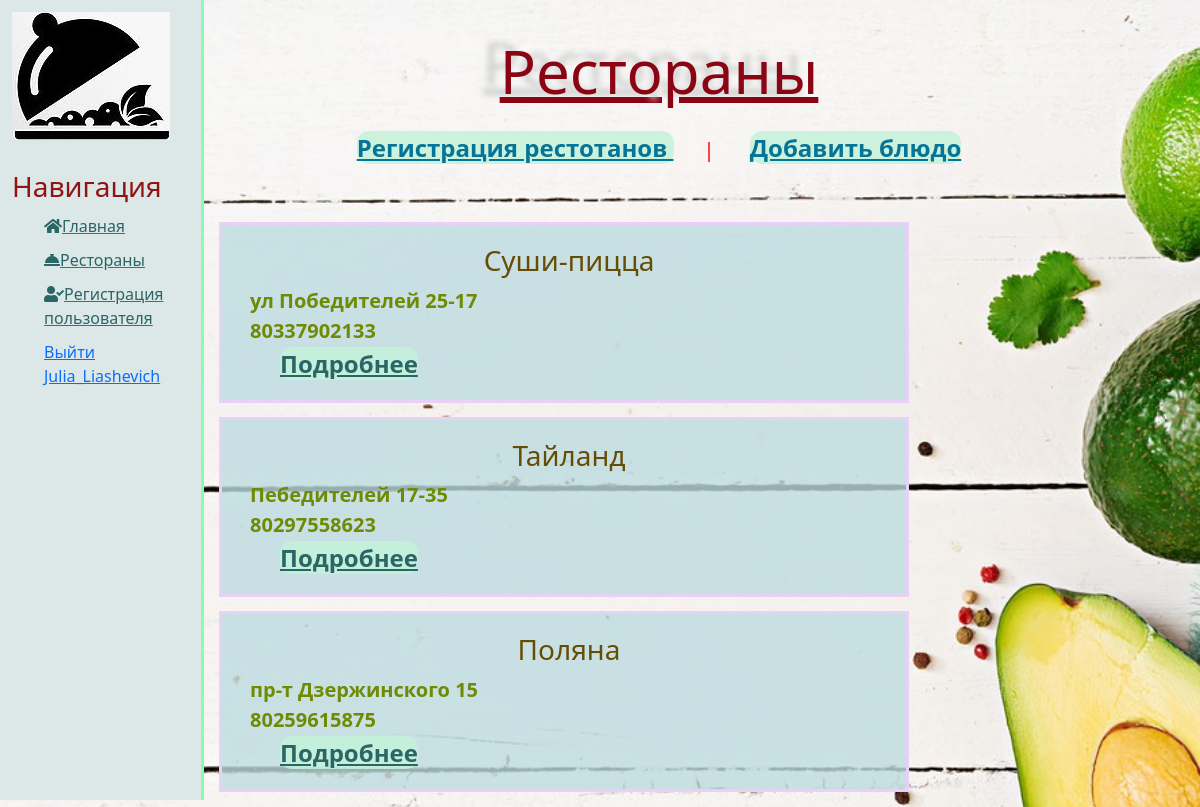
/restoran/ (signed in), run on the app's committed database.
### restoran/models.py (models this page shows, shortened)
class Restoran(models.Model):
    nazvan=models.CharField('Название ресторана', max_length=30)
    adres=models.CharField('Адрес', max_length=50)
    telefon=models.IntegerField('Телефон')
    content = models.TextField(blank=True, verbose_name="Описание рестрана")
    foto = models.ImageField('Фото ресторана', upload_to='photo/')
    class Meta:
        verbose_name='Ресторан'
        verbose_name_plural='Рестораны'

### restoran/views.py (the view)
# urls.py: path('', views.text, name='restoran'),
def text(request):
    restoran=Restoran.objects.all()
    username = auth.get_user(request).username
    if username:
        return render(request, 'restoran/restorani.html', {'restoran': restoran, 'username': username}, )
    else:
        return render(request, 'restoran/restoran_vse.html', {'restoran': restoran, 'username': username}, )

### restoran/templates/restoran/restorani.html (shortened to what this page needs)
{% extends 'main/globo.html' %}
{%load static%}
{% block content %}
    <h1>Рестораны</h1>
    <dif class="reg" style=" display: inline-block; padding: 15px 5px; margin: 0 5px; font-size: 20px;" >
        <a href="{% url 'register'%}" style=" color: #057496;" >Регистрация рестотанов </a> | <a href="{% url 'food'%}" style=" color: #057496;">Добавить блюдо</a>
    </dif>
    <br><br>
    {% for el in restoran %}
        <div class="alert-warning">
            <h3>{{ el.nazvan}}</h3>
            <p>{{ el.adres }}
            <p>{{ el.telefon }}</p>
            <p><a href="{% url 'about' el.id %}" > Подробнее </a></p>
        </div>
    {% endfor%}
{% endblock %}

### main/templates/main/globo.html (shortened to what this page needs)
<!doctype html>
<html lang="ru">
{%load static%}
<head>
    <link rel="stylesheet" href="https://cdn.jsdelivr.net/npm/bootstrap@5.1.3/dist/css/bootstrap.min.css">
    <link rel="stylesheet" href="{% static 'main/css/main.css' %}">
    <link rel="stylesheet" href="https://use.fontawesome.com/releases/v5.8.2/css/all.css">
</head>
<body>
    <aside>
       <img src="{% static 'main/img/logo.jpg'%}" alt="Лого">
        <h3>Навигация</h3>
        <ul>
            <a href="{% url 'home'%}"><li><i class="fas fa-home"></i>Главная</li></a>
            <a href="{% url 'restoran' %}"><li><i class="fas fa-concierge-bell"></i>Рестораны</li></a>
            <a href="{% url 'user'%}"><li><i class="fas fa-user-check"></i>Регистрация пользователя</li></a>
            {% if username %}
                <li><a href="{% url 'logaut'%}">Выйти {{ username }}</a></li>
            {% else %}
                <li><a href="{% url 'login_user' %}">Войти </a></li>
            {% endif %}
        </ul>
    </aside>
    <main>
        {% block content %}
        {% endblock %}
    </main>
</body>
</html>

### main/static/main/css/main.css (style rules this page uses)
body { background-image: url(../img/13.jpg); background-size: 1800px; }
aside { float: left; background: #dce7e8; width: 17%; padding:1.0%; height: 100vh; color: #8f1515; border-right: 3px solid #88fcb7; }
aside h3 { margin-top: 30px; front-size: 28px; }
aside ul { list-style: none }
aside ul li { color: #2a6666; display: block; margin-top: 10px; transition: transform.6s ease; }
main { float: left; color: #8a0414 ; margin-top: 35px; text-align: center; width: 75%; text-indent: 10px; }
main h1 { front-size: 50px; color: #8a0414; text-decoration: underline; font-size: 60px; text-align: center; text-shadow:#cccccc -17px -8px 6px; }
main p { background: linear-gradient(-45deg, #f1f5e4, #e8d0f7); color: #6f8a04; margin-top: 30px; outline: 5px solid #e8d0f7; font-weight:700; text-align: left; font-size: 20px; margin-left: 20px; }
.alert-warning { margin:2%; background: #bcdce0c9; outline: 3px solid #e8d0f7; margin-top: 20px; width: 76%; padding:2.0%; border-top: 1px solid transparent; }
.alert-warning p { background: none; margin-top: 10px; outline: none; float: center; margin: 0; color:1c5701fd ; }
main .reg { color:red ; list-style: none; text-align: left; }
main a { font-size: 24px; font-weight: 700; background-color: #c4f2dad8; color: #2a6666; margin: 30px; border-radius: 12px; }

### data on the page
Restoran: nazvan "Суши-пицца", adres "ул Победителей 25-17", telefon "80337902133"
Restoran: nazvan "Тайланд", adres "Пебедителей 17-35", telefon "80297558623"
Restoran: nazvan "Поляна", adres "пр-т Дзержинского 15", telefon "80259615875"

### other printed values
{{ username }} "Julia_Liashevich"
